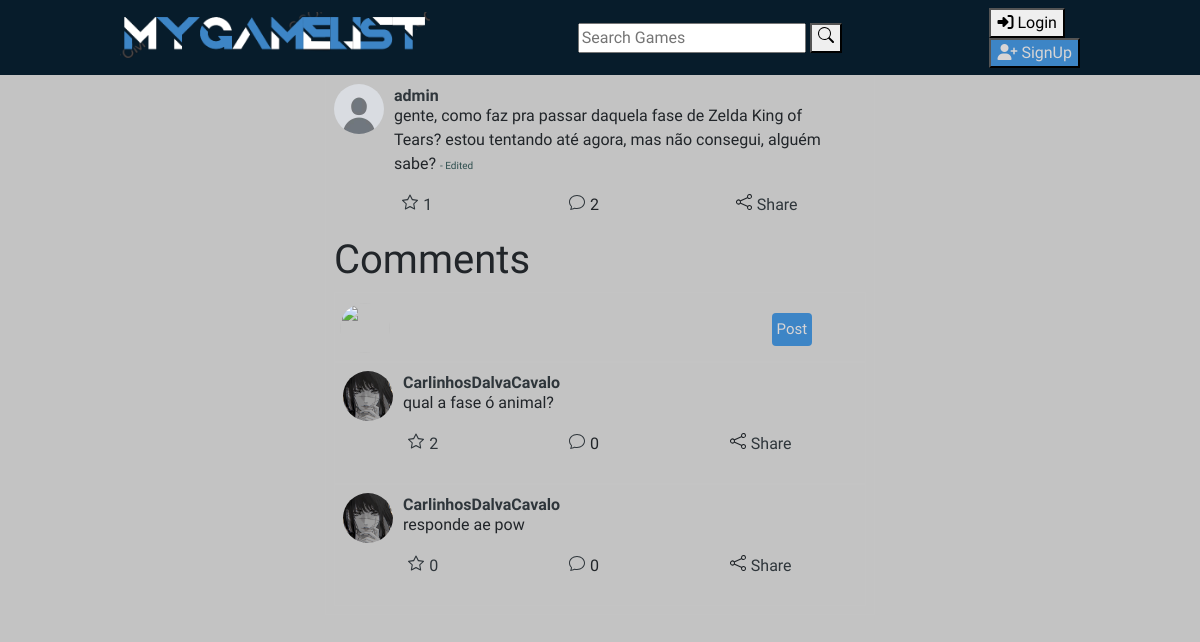
Screenshot of /feed/post-16 with the database file from the repository.
### feed/models.py (models this page shows, shortened)
class Post(models.Model):
        user = models.ForeignKey(
            Profile, related_name='post',
            on_delete=models.CASCADE
        )
        body = models.CharField(max_length=300)
        post_father = models.BigIntegerField(primary_key=False, blank=True, null=True)
        archive = models.FileField(upload_to=post_upload_handler, blank=True, null=True)
        created_at = models.DateTimeField(auto_now_add=True)
        likes = models.ManyToManyField(User, related_name='post_like', blank=True)
        edited = models.BooleanField(blank=True)
        filed = models.BooleanField(blank=True)
        deleted = models.BooleanField(blank=True)
        def get_likes(self):
            return self.likes.count()
        def get_comments(self):
              return len(Post.objects.filter(post_father=self.id, deleted=False, filed=False))

### user/models.py (models this page shows, shortened)
class Profile(models.Model):
    user = models.OneToOneField(User, on_delete=models.CASCADE)
    nick = models.TextField(max_length=20)
    avatar = models.FileField(null=True, blank=True, upload_to=profile_upload_handler)
    register_date = models.DateTimeField(User, auto_now=True)
    birth_date = models.DateField(null=True)
    follow = models.ManyToManyField("self", blank=True, symmetrical=False, related_name='followed_by')
    def create_profile(sender, instance, created, **kwargs):
        if created:
            user_profile = Profile(user=instance, nick=instance.username, avatar='avatar_images/default_userimage.jpg')
            user_profile.save()
            user_profile.follow.set([instance.profile.id])
            user_profile.save()
            user_settings = Settings(profile=user_profile)
            user_settings.save()
    post_save.connect(create_profile, sender=User)

### feed/views.py (the view)
# urls.py: path('feed/post-<int:pk>', PostView, name='post'),
def PostView(request, pk):
    post = get_object_or_404(Post, id=pk)
    if post.deleted or (post.filed and not post.user == request.user.profile):
        return redirect('feed')
    if request.user.is_authenticated:
        form = PostForms(request.POST or None, request.FILES)
        if request.method == 'POST':
            post_father = get_object_or_404(Post, id=pk)
            if form.is_valid() and not (post_father.deleted or post_father.filed):
                post = form.save(commit=False)
                post.user = request.user.profile
                post.edited = False
                post.deleted = False
                post.filed = False
                post.post_father = post_father.id
                post.save()
                messages.success(request, ('Your Comment Has Been Posted!'))
                return HttpResponseRedirect(request.path_info)
        posts = Post.objects.filter(post_father=pk, deleted=False, filed=False).annotate(q_count=Count('likes')).order_by('-q_count', '-created_at')
        return render(request, 'feed/post.html', {'post': post, 'posts': posts, 'form': form})
    else:
        posts = Post.objects.filter(post_father=pk, deleted=False, filed=False).annotate(q_count=Count('likes')).order_by('-q_count', '-created_at')
        return render(request, 'feed/post.html', {'post': post, 'posts': posts})

### feed/templates/feed/post.html (shortened to what this page needs)
{% extends 'home.html' %}
{% load static %}
{% block css %}
<link rel="stylesheet" href="{% static 'css/feed.css' %}">
{% endblock %}
{% block content %}
<div class="postPage">
    <div class="columnLe"></div>
    <div class="collumnMid">
        <div class="postContainer">
            <div href="{% url 'post' post.id %}">
                <div class="postHead">
                    <div class="postPfp">
                        <a href="{% url 'profile' post.user.id %}">
                            <img src="{{ post.user.avatar.url }}" />
                        </a>
                    </div>
                    <div class="userName">
                        <a class="userName" href="{% url 'profile' post.user.id %}">
                            <b>{{ post.user.nick }}</b>
                        </a>
                    </div>
                </div>
            </div>
            <div class="postBody">
                <div class="postContent">
                    <p>
                        {{ post.body }}
                        {% if post.edited %}
                        <t style="font-size: 10px; color:darkslategrey">- Edited</t>
                        {% endif %}
                    </p>
                </div>
            </div>
            <div class="postFooter">
                {% if user in post.likes.all %}
                <a href="{% url 'like-post' post.id %}">
                    <button class="likePost">
                        <div class="iconPost">
                            <svg xmlns="http://www.w3.org/2000/svg" width="16" height="16" fill="yellow" class="bi bi-star"
                                viewBox="0 0 16 16">
                                <path
                                    d="M2.866 14.85c-.078.444.36.791.746.593l4.39-2.256 4.389 2.256c.386.198.824-.149.746-.592l-.83-4.73 3.522-3.356c.33-.314.16-.888-.282-.95l-4.898-.696L8.465.792a.513.513 0 0 0-.927 0L5.354 5.12l-4.898.696c-.441.062-.612.636-.283.95l3.523 3.356-.83 4.73zm4.905-2.767-3.686 1.894.694-3.957a.565.565 0 0 0-.163-.505L1.71 6.745l4.052-.576a.525.525 0 0 0 .393-.288L8 2.223l1.847 3.658a.525.525 0 0 0 .393.288l4.052.575-2.906 2.77a.565.565 0 0 0-.163.506l.694 3.957-3.686-1.894a.503.503 0 0 0-.461 0z" />
                            </svg>
                        </div>
                        <label>
                            {{ post.get_likes }}
                        </label>
                    </button>
                </a>
                {% else %}
                <a href="{% url 'like-post' post.id %}">
                    <button class="likePost">
                        <div class="iconPost">
                        </div>
                        <label>
                            {{ post.get_likes }}
                        </label>
                    </button>
                </a>
                {% endif %}
                <button class="commentPost">
                    <a href="{% url 'post' post.id %}">
                        <div class="iconPost">
                        </div>
                    </a>
                    <label>
                        {{ post.get_comments }}
                    </label>
                </button>
                <button class="sharePost">
                    <div class="iconPost">
                    </div>
                    <label>
                        <a href="http://127.0.0.1:8000{% url 'post' post.id %}" onclick="handleCopyLink(event)">Share</a>
                    </label>
                </button>
            </div>
            <div className="divComment">
                <h1>Comments</h1>
                <div class="divBorder">
                    <div class="postInput">
                        <a href="{% url 'profile' user.profile.id %}">
                            <div class="postPfp">
                                <img src='{{ user.profile.avatar.url }}' />
                            </div>
                        </a>
                        <form style="width: 85%;" enctype="multipart/form-data" method="POST">
                            <div class="postBtn">
                                <input class="submit" type="submit" name="submit" value="Post" />
                            </div>
                        </form>
                    </div>
                </div>
                {% for post in posts %}
                <div class="postContainer">
                    <div href="{% url 'post' post.id %}">
                        <div class="postHead">
                            <div class="postPfp">
                                <a href="{% url 'profile' post.user.id %}">
                                    <img src="{{ post.user.avatar.url }}" />
                                </a>
                            </div>
                            <div class="userName">
                                <a class="userName" href="{% url 'profile' post.user.id %}">
                                    <b>{{ post.user.nick }}</b>
                                </a>
                            </div>
                        </div>
                    </div>
                    <div class="postBody">
                        <div class="postContent">
                            <p>
                                {{ post.body }}
                            </p>
                        </div>
                    </div>
                    <div class="postFooter">
                        {% if user in post.likes.all %}
                        <a href="{% url 'like-post' post.id %}">
                            <button class="likePost">
                                <div class="iconPost">
                                    <svg xmlns="http://www.w3.org/2000/svg" width="16" height="16" fill="yellow" class="bi bi-star"
                                        viewBox="0 0 16 16">
                                        <path
                                            d="M2.866 14.85c-.078.444.36.791.746.593l4.39-2.256 4.389 2.256c.386.198.824-.149.746-.592l-.83-4.73 3.522-3.356c.33-.314.16-.888-.282-.95l-4.898-.696L8.465.792a.513.513 0 0 0-.927 0L5.354 5.12l-4.898.696c-.441.062-.612.636-.283.95l3.523 3.356-.83 4.73zm4.905-2.767-3.686 1.894.694-3.957a.565.565 0 0 0-.163-.505L1.71 6.745l4.052-.576a.525.525 0 0 0 .393-.288L8 2.223l1.847 3.658a.525.525 0 0 0 .393.288l4.052.575-2.906 2.77a.565.565 0 0 0-.163.506l.694 3.957-3.686-1.894a.503.503 0 0 0-.461 0z" />
                                    </svg>
                                </div>
                                <label>
                                    {{ post.get_likes }}
                                </label>
                            </button>
                        </a>
                        {% else %}
                        <a href="{% url 'like-post' post.id %}">
                            <button class="likePost">
                                <div class="iconPost">
                                </div>
                                <label>
                                    {{ post.get_likes }}
                                </label>
                            </button>
                        </a>
                        {% endif %}
                        <button class="commentPost">
                            <a href="{% url 'post' post.id %}">
                                <div class="iconPost">
                                </div>
                            </a>
                            <label>
                                0
                            </label>
                        </button>
                        <button class="sharePost">
                            <div class="iconPost">
                            </div>
                            <label>
                                <a href="http://127.0.0.1:8000{% url 'post' post.id %}" onclick="handleCopyLink(event)">Share</a>
                            </label>
                        </button>
                    </div>
                </div>
                {% endfor %}
            </div>
        </div>
    </div>
    <div class="columnRi"></div>
</div>
{% endblock %}

### static/css/global.css (style rules this page uses)
body { background: #C3C3C3; font-family: "Sofia Sans Semi Condensed", 'Courier New', Courier, monospace; margin: 0; padding: 0; }
a { color: #2F363B; text-decoration: none; }

### static/css/feed.css (style rules this page uses)
.columnLe, .columnRi, .columnMid { flex: 1; }
.collumnMid { flex: 2; }
.postPage { display: flex; padding-left: 50px; padding-right: 50px; }
.divBorder { border: solid 0.25px rgba(200, 200, 200, 0.2); padding: 5px; padding-top: 10px; }
.postInput { display: flex; }
.uploadBtn, .postBtn { display: flex; justify-content: flex-end; margin-top: 10px; margin-bottom: 10px; margin-right: 4.5%; }
.uploadBtn input, .postBtn input { font-family: "Sofia Sans Semi Condensed", 'Courier New', Courier, monospace; background-color: #3d85c6; color: #d8d5d5; border: none; outline: none; cursor: pointer; padding: 5px; border-radius: 4px; font-size: 15px; }
.postPfp { display: flex; width: 50px; height: 50px; }
.postPfp img { width: 100%; height: 100%; object-fit: cover; border-radius: 25px; }
.postContainer { border: solid 0.25px rgba(200, 200, 200, 0.2); padding: 8px; }
.postHead, .postFooter { display: flex; justify-content: flex-start; }
.userName { margin-left: 5px; height: min-content; width: max-content }
.postBody { margin-left: 60px; margin-right: 20px; margin-top: -30px; }
.postFooter { display: flex; justify-content: space-around; width: 100%; padding-bottom: 10px; }
.postFooter button { color: inherit; background: none; border: none; }
.likePost, .commentPost, .sharePost { display: flex; }
.likePost label, .commentPost label, .sharePost label { margin-left: 5px; }

### rows the page displays
Post: user.avatar (placeholder picture), user.nick "admin", body "gente, como faz pra passar daquela fase de Zelda King of Tears? estou tentando até agora, mas não consegui, alguém sabe?", get_likes "1", get_comments "2"
Post: user.avatar (picture), user.nick "CarlinhosDalvaCavalo", body "qual a fase ó animal?", get_likes "2"
Post: user.avatar (picture), user.nick "CarlinhosDalvaCavalo", body "responde ae pow", get_likes "0"
